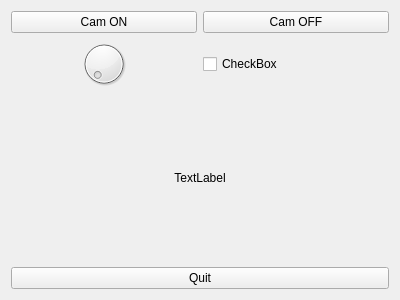
<?xml version="1.0" encoding="UTF-8"?>
<ui version="4.0">
 <class>MyWidget</class>
 <widget class="QWidget" name="MyWidget">
  <property name="geometry">
   <rect>
    <x>0</x>
    <y>0</y>
    <width>400</width>
    <height>300</height>
   </rect>
  </property>
  <property name="windowTitle">
   <string>Form</string>
  </property>
  <layout class="QHBoxLayout" name="horizontalLayout_2">
   <item>
    <layout class="QVBoxLayout" name="verticalLayout">
     <property name="sizeConstraint">
      <enum>QLayout::SetMaximumSize</enum>
     </property>
     <item>
      <layout class="QHBoxLayout" name="horizontalLayout">
       <item>
        <widget class="QPushButton" name="pbCamON">
         <property name="text">
          <string>Cam ON</string>
         </property>
        </widget>
       </item>
       <item>
        <widget class="QPushButton" name="pbCamOFF">
         <property name="text">
          <string>Cam OFF</string>
         </property>
        </widget>
       </item>
      </layout>
     </item>
     <item>
      <layout class="QHBoxLayout" name="horizontalLayout_3">
       <item>
        <widget class="QDial" name="mDial"/>
       </item>
       <item>
        <widget class="QCheckBox" name="mAutomatic">
         <property name="text">
          <string>CheckBox</string>
         </property>
        </widget>
       </item>
      </layout>
     </item>
     <item>
      <widget class="QLabel" name="mImage">
       <property name="text">
        <string>TextLabel</string>
       </property>
       <property name="alignment">
        <set>Qt::AlignCenter</set>
       </property>
      </widget>
     </item>
     <item>
      <widget class="QPushButton" name="pbQuit">
       <property name="text">
        <string>Quit</string>
       </property>
      </widget>
     </item>
    </layout>
   </item>
  </layout>
 </widget>
 <resources/>
 <connections/>
</ui>
